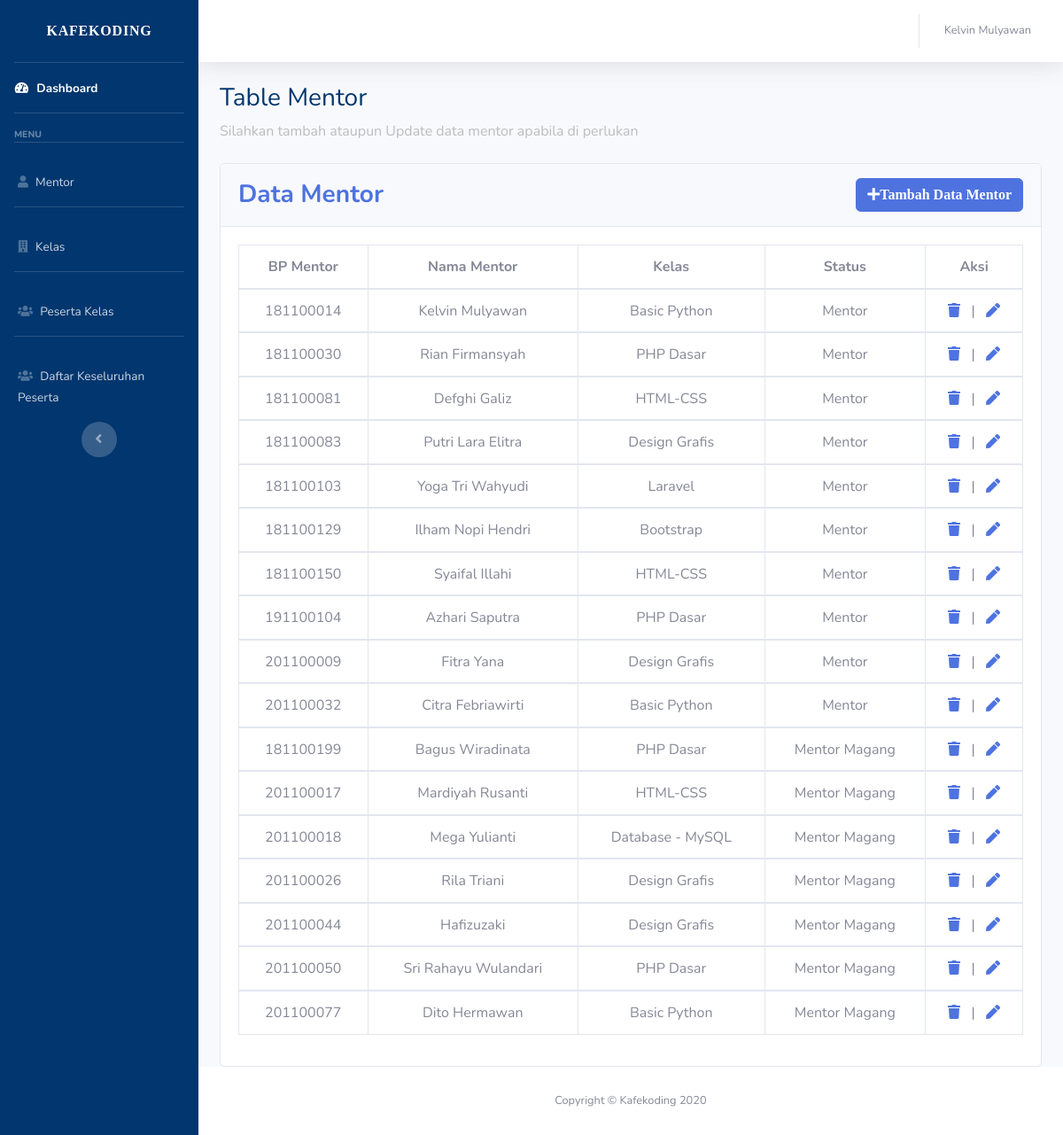
Page /mentor/mentor.php (signed in) on the earlier database version.
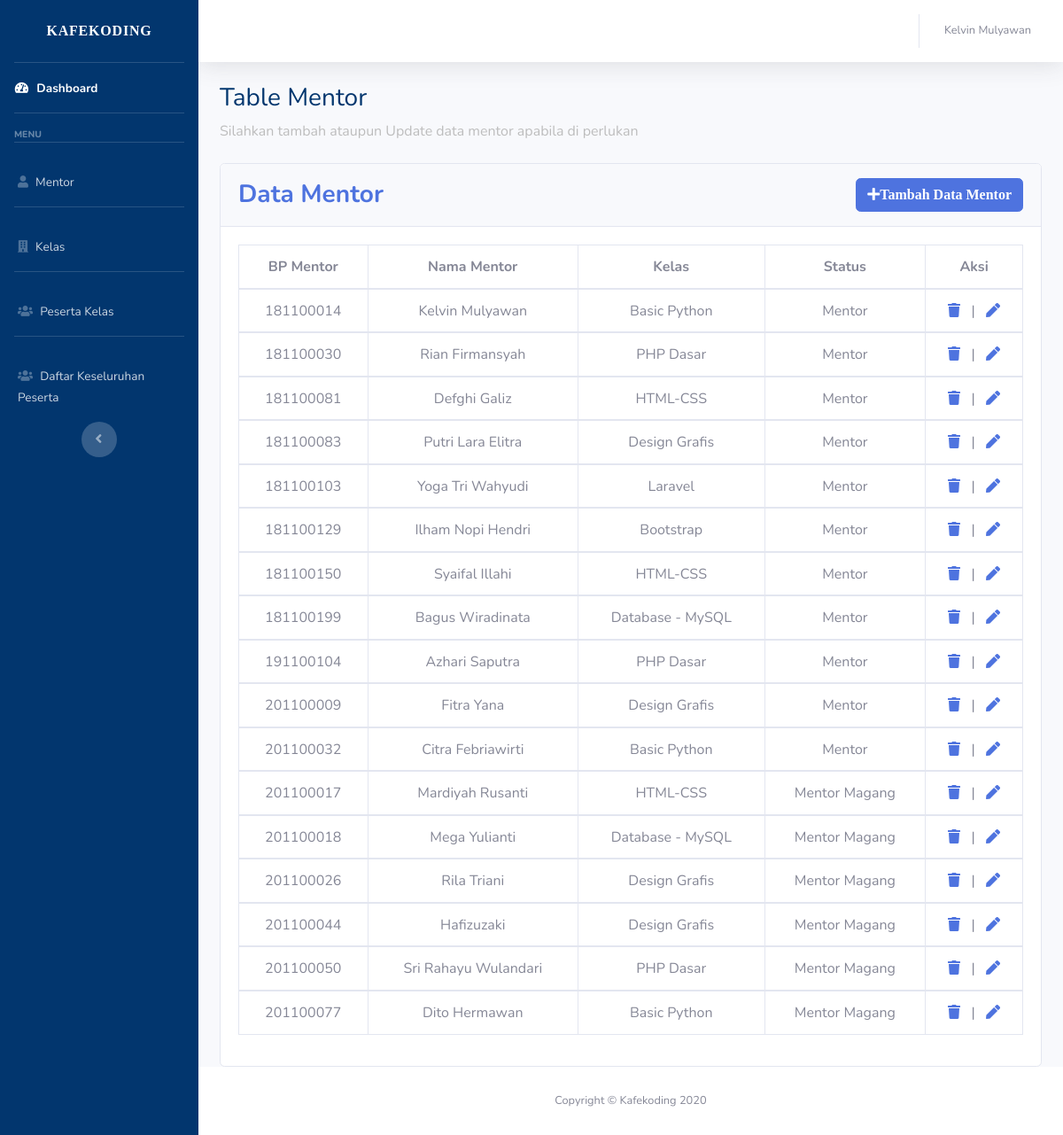
Same page on the later database version.
### tables this page shows
CREATE TABLE `mentor` (
  `id_mentor` varchar(15) NOT NULL,
  `nama_mentor` varchar(50) NOT NULL,
  `kelas` varchar(20) NOT NULL,
  `password` varchar(20) NOT NULL,
  `status` varchar(50) NOT NULL
);

### mentor/mentor.php (the view, shortened to what this page needs)
<!DOCTYPE html>
<html lang="en">
  <head>
    <link rel="stylesheet" href="https://use.fontawesome.com/releases/v5.15.2/css/all.css" />
    <link rel="stylesheet" href="../libraries/fonts/1.ttf">
    <link href="libraries/css/sb-admin-2.css" rel="stylesheet" />
  </head>
  <body id="page-top">
    <div id="wrapper">
      <?php include 'menubar.php'; ?>
      <div id="content-wrapper" class="d-flex flex-column">
        <div id="content">
          <nav class="navbar navbar-expand navbar-light bg-white topbar mb-4 static-top shadow">
            <?php include 'topbar.php'; ?>
          <div class="container-fluid ">
            <div class="row">
              <div class="col">
              <h1 class="h3 mb-2" style="color: #02366e;">Table Mentor</h1>
              <p class="mb-4" style="color: #bdbdbd;">Silahkan tambah ataupun Update data mentor apabila di perlukan</p>
            </div>
            <div class="col-12">
            <div class="card card-table">
              <div class="card-header py-3 d-flex justify-content-between">
                <h6 class="h3 m-0 font-weight-bold text-primary align-self-center">
                  Data Mentor
                </h6>
                <a href="#" type="button"
                   class="btn btn-primary align-self-center"
                   data-toggle="modal"
                   data-target="#TambahexampleModal">
                   <i class="fas fa-plus fa-1x">Tambah Data Mentor</i>
                </a>
              </div>
              <div class="card-body">
                <div class="table-responsive">
                  <table class="table table-bordered text-center table-hover" id="dataTable" width="100%" cellspacing="0">
                    <thead>
                      <tr>
                        <th>BP Mentor</th>
                        <th>Nama Mentor</th>
                        <th>Kelas</th>
                        <th>Status</th>
                        <th>Aksi</th>
                      </tr>
                    </thead>
                    <?php
                    include '../koneksi.php';
                    $query = mysqli_query($koneksi, "SELECT * FROM mentor ORDER BY status") or die(mysqli_error());
                    while ($data = mysqli_fetch_assoc($query)) {
                    ?>
                    <tbody>
                      <tr>
                        <td><?php echo $data['id_mentor'];?></td>
                        <td><?php echo $data['nama_mentor'];?></td>
                        <td><?php echo $data['kelas'];?></td>
                        <td><?php echo $data['status']; ?></td>
                        <td>
                          <a href="deletementor.php?id_mentor=<?php echo $data['id_mentor'];?>"><i class="fas fa-trash"></i></a>
                         &nbsp; | &nbsp;
                <a href="#" type="button"
                data-toggle="modal"
                data-target="#EditModal"
                data-id="<?php echo $data['id_mentor'];?>">
                <i class="fas fa-pen"></i>
             </a>
                        </td>
                      </tr>
                    </tbody>
                  <?php } ?>
                  </table>
                </div>
              </div>
            </div>
            </div>
            </div>
          </div>
        </div>
        <footer class="sticky-footer bg-white">
          <div class="container my-auto">
            <div class="copyright text-center my-auto">
              <span>Copyright &copy; Kafekoding 2020</span>
            </div>
          </div>
        </footer>
      </div>
    </div>
  </body>
</html>

Differences in the rows shown:
changed mentor "Bagus Wiradinata": kelas "PHP Dasar" → "Database - MySQL"; status "Mentor Magang" → "Mentor"; moves up the list
